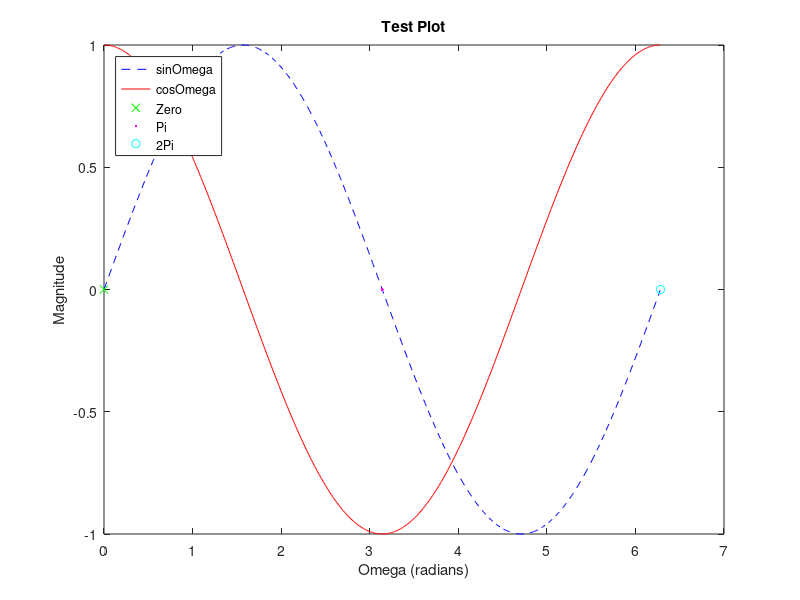

MATLAB code for this plot: (Note: this script raises an error after producing the figure.)
%%
% SPDX-FileCopyrightText: 2024 Matthew Millard <millard.matthew@gmail.com>
%
% SPDX-License-Identifier: MIT
%
%%
clc;
close all;
clear all;

addpath('postprocessing/');

omega = [0:0.01:2*pi];
sinOmega = sin(omega);
cosOmega = cos(omega);

fig=figure;
plot(omega,sinOmega,'--b','DisplayName','sinOmega');
hold on;
plot(omega,cosOmega,'-r','DisplayName','cosOmega');
hold on;
plot(0,0,'xg','DisplayName','Zero');
hold on;
plot(pi,0,'.m','DisplayName','Pi');
hold on;
plot(2*pi,0,'oc','DisplayName','2Pi');

xlabel('Omega (radians)');
ylabel('Magnitude');
title('Test Plot');

[lgdH,lgdIcons, lgdPlots, lgdTxt]=legend('Location','NorthWest'); 
[lgdH,lgdIcons, lgdPlots, lgdTxt,XDataOrig,XDataNew] =...
    scaleLegendLines(0.5,lgdH,lgdIcons, lgdPlots, lgdTxt);

legend boxoff;

here=1;

